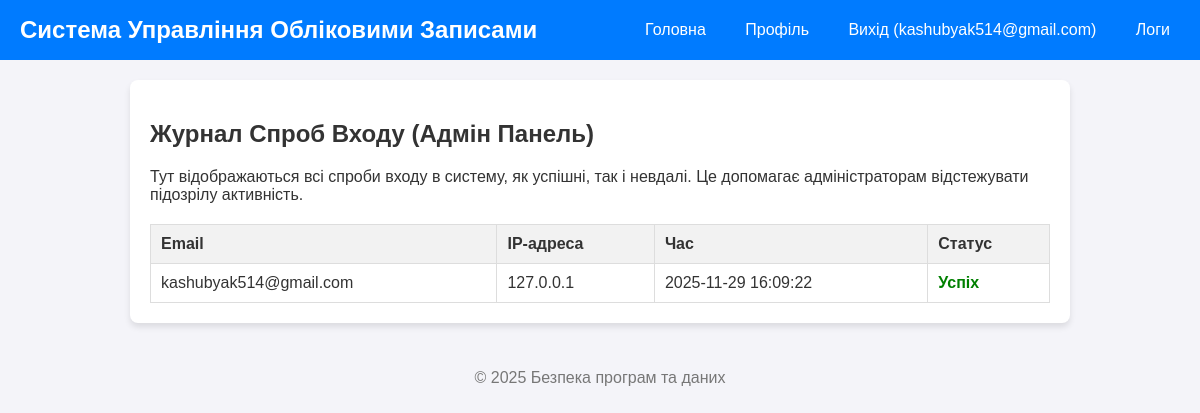
/admin/logs (signed in), run on the app's committed database.
### app.py (models this page shows)
class LoginAttempt(db.Model):
    id = db.Column(db.Integer, primary_key=True)
    email = db.Column(db.String(120), nullable=False)
    ip_address = db.Column(db.String(45), nullable=False)
    timestamp = db.Column(db.DateTime, default=datetime.utcnow)
    success = db.Column(db.Boolean, nullable=False)

### app.py (the view)
@app.route('/admin/logs')
def admin_logs():
    if 'user_id' not in session:
        flash('У вас немає прав доступу до цієї сторінки.', 'danger')
        return redirect(url_for('login'))
    logs = LoginAttempt.query.order_by(LoginAttempt.timestamp.desc()).all()
    return render_template('admin_logs.html', logs=logs)

### app.py (called while the page is built)
@app.context_processor
def inject_global_vars():
    return dict(RECAPTCHA_SITE_KEY=RECAPTCHA_SITE_KEY)

### templates/admin_logs.html (shortened to what this page needs)
{% extends "base.html" %} {% block content %}
<h2>Журнал Спроб Входу (Адмін Панель)</h2>
<p>
	Тут відображаються всі спроби входу в систему, як успішні, так і невдалі. Це допомагає
	адміністраторам відстежувати підозрілу активність.
</p>
<table class="log-table">
	<thead>
		<tr>
			<th>Email</th>
			<th>IP-адреса</th>
			<th>Час</th>
			<th>Статус</th>
		</tr>
	</thead>
	<tbody>
		{% for log in logs %}
		<tr>
			<td>{{ log.email }}</td>
			<td>{{ log.ip_address }}</td>
			<td>{{ log.timestamp.strftime('%Y-%m-%d %H:%M:%S') }}</td>
			<td class="{% if log.success %}success-status{% else %}failure-status{% endif %}">
				{% if log.success %} Успіх {% else %} Невдача {% endif %}
			</td>
		</tr>
		{% else %}
		<tr>
			<td colspan="4">Журнал спроб входу порожній.</td>
		</tr>
		{% endfor %}
	</tbody>
</table>
{% endblock %}

### templates/base.html (shortened to what this page needs)
<!DOCTYPE html>
<html lang="uk">
	<head>
	</head>
	<body>
		<header>
			<h1>Система Управління Обліковими Записами</h1>
			<nav>
				<a href="{{ url_for('index') }}">Головна</a>
				{% if 'user_id' in session %}
				<a href="{{ url_for('profile') }}">Профіль</a>
				<a href="{{ url_for('logout') }}">Вихід ({{ session['user_email'] }})</a>
				<a href="{{ url_for('admin_logs') }}">Логи</a>
				{% else %}
				<a href="{{ url_for('register') }}">Реєстрація</a>
				<a href="{{ url_for('login') }}">Вхід</a>
				{% endif %}
			</nav>
		</header>
		<main>
			 {% block content %}{% endblock %}
		</main>
		<footer>
			<p>&copy; 2025 Безпека програм та даних</p>
		</footer>
	</body>
</html>

### templates/base.html (style rules this page uses)
body { font-family: Arial, sans-serif; margin: 0; padding: 0; background-color: #f4f4f9; color: #333; }
header { background-color: #007bff; color: white; padding: 1em 20px; display: flex; justify-content: space-between; align-items: center; }
header h1 { margin: 0; font-size: 1.5em; }
nav a { color: white; text-decoration: none; margin-left: 15px; padding: 5px 10px; border-radius: 4px; transition: background-color 0.3s; }
main { padding: 20px; max-width: 900px; margin: 20px auto; background-color: white; border-radius: 8px; box-shadow: 0 4px 6px rgba(0, 0, 0, 0.1); }
footer { text-align: center; padding: 10px; margin-top: 20px; color: #777; }

### templates/admin_logs.html (style rules this page uses)
.log-table { width: 100%; border-collapse: collapse; margin-top: 20px; }
.log-table th, .log-table td { border: 1px solid #ddd; padding: 10px; text-align: left; }
.log-table th { background-color: #f2f2f2; }
.success-status { color: green; font-weight: bold; }

### data on the page
LoginAttempt: user_email "kashubyak514@gmail.com", email "kashubyak514@gmail.com", ip_address "127.0.0.1", timestamp "2025-11-29 16:09:22", success "Успіх"
